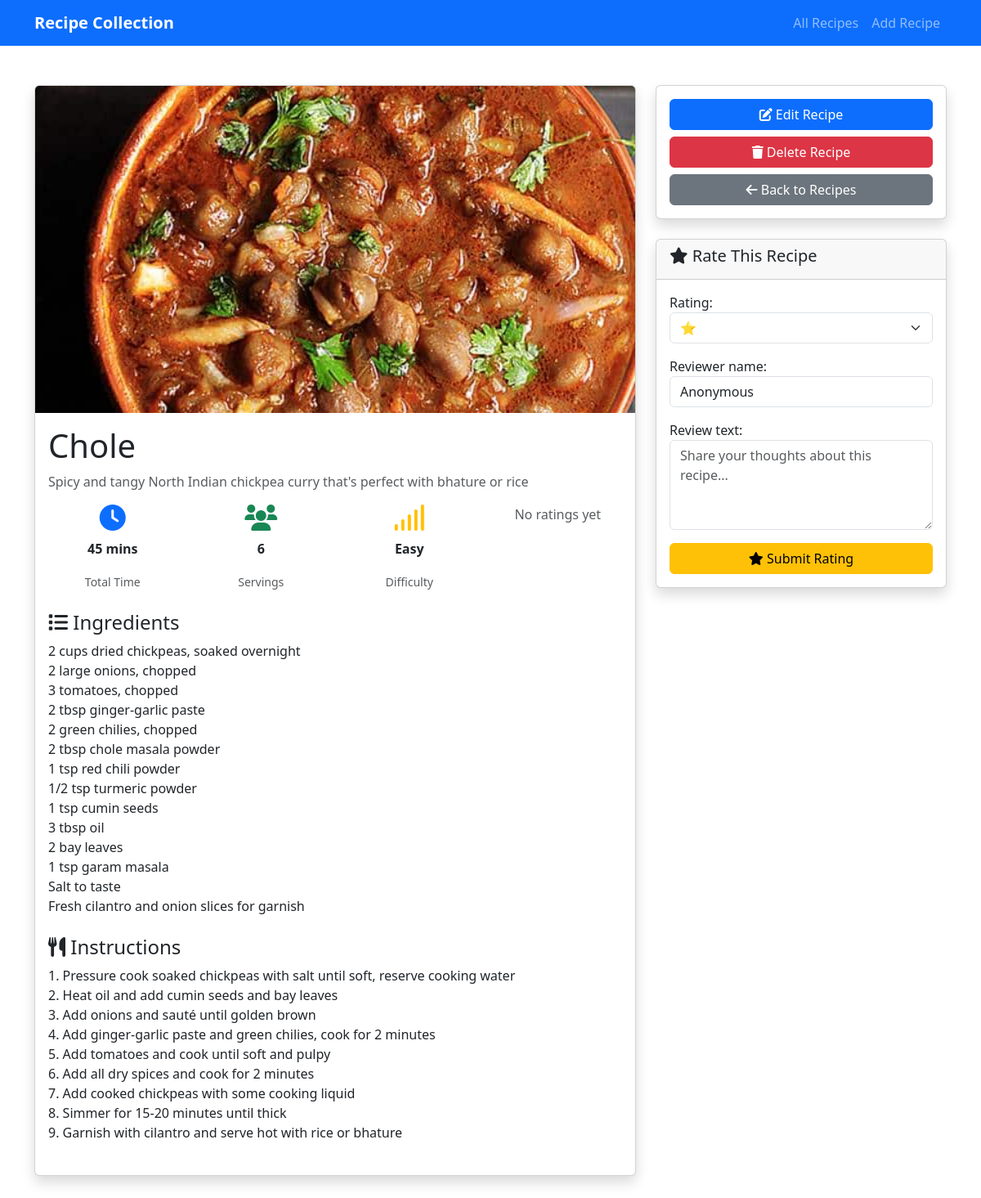
/recipe/9/, run on an earlier commit of the app's database.
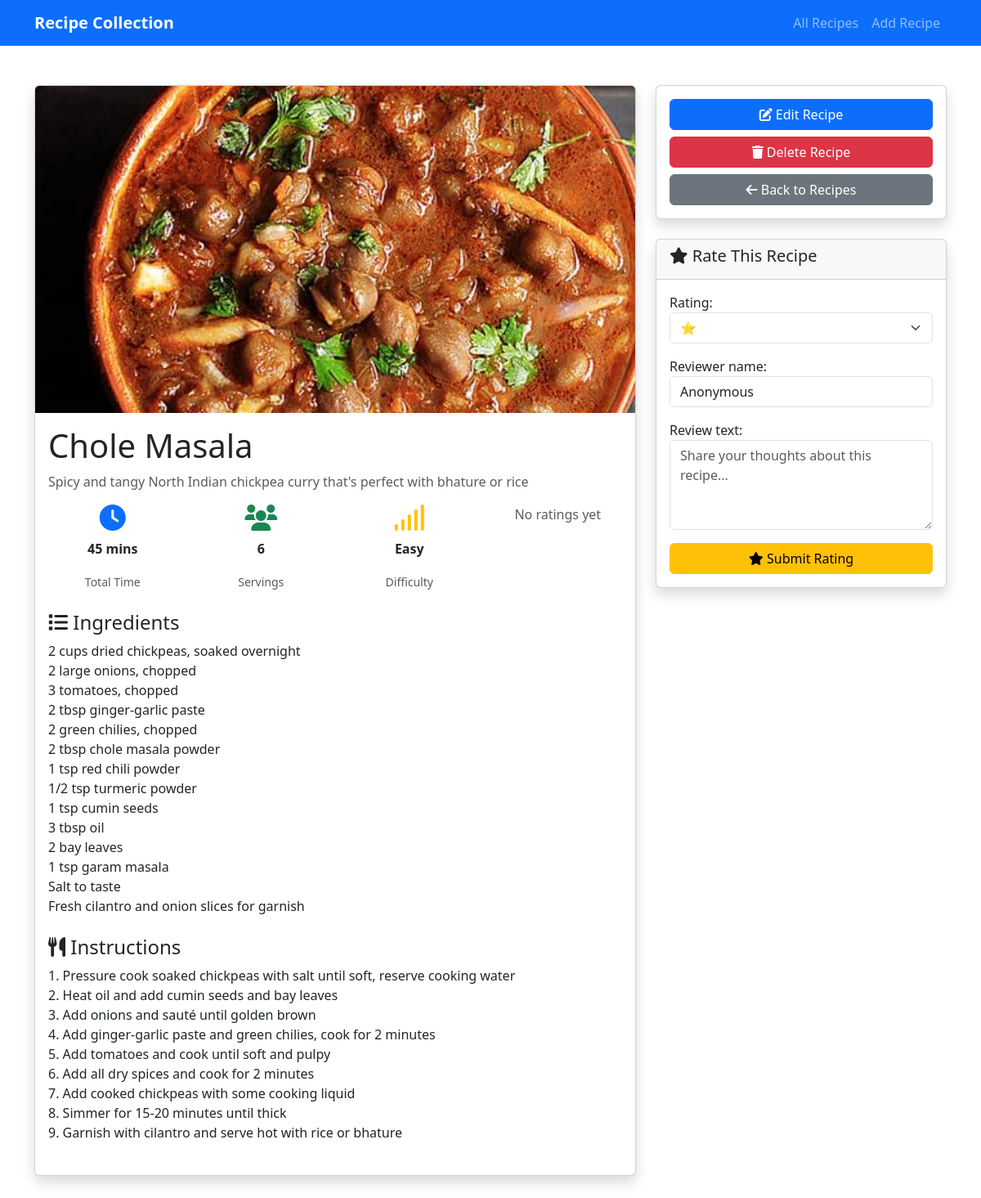
And on a later commit of the database.
### recipes/models.py (models this page shows, shortened)
class Recipe(models.Model):
    DIFFICULTY_CHOICES = [
        ('easy', 'Easy'),
        ('medium', 'Medium'),
        ('hard', 'Hard'),
    ]
    title = models.CharField(max_length=200)
    description = models.TextField()
    ingredients = models.TextField(help_text="List ingredients, one per line")
    instructions = models.TextField(help_text="Step-by-step cooking instructions")
    image = models.ImageField(upload_to='recipe_images/', blank=True, null=True)
    category = models.ForeignKey(Category, on_delete=models.SET_NULL, null=True, blank=True)
    prep_time = models.PositiveIntegerField(help_text="Preparation time in minutes")
    cook_time = models.PositiveIntegerField(help_text="Cooking time in minutes")
    servings = models.PositiveIntegerField(default=1)
    difficulty_level = models.CharField(max_length=10, choices=DIFFICULTY_CHOICES, default='easy')
    created_at = models.DateTimeField(auto_now_add=True)
    updated_at = models.DateTimeField(auto_now=True)
    class Meta:
        ordering = ['-created_at']  # Show newest recipes first
    @property
    def total_time(self):
        return self.prep_time + self.cook_time
    @property
    def average_rating(self):
        ratings = self.rating_set.all()
        if ratings:
            return round(sum([rating.rating for rating in ratings]) / len(ratings), 1)
        return 0

### recipes/views.py (the view)
# urls.py: path('recipe/<int:pk>/', views.RecipeDetailView.as_view(), name='recipe_detail'),
class RecipeDetailView(ListView):
    template_name = 'recipes/recipe_detail.html'
    context_object_name = 'ratings'
    paginate_by = 10
    def get_queryset(self):
        recipe = get_object_or_404(Recipe, pk=self.kwargs['pk'])
        return Rating.objects.filter(recipe=recipe)
    def get_context_data(self, **kwargs):
        context = super().get_context_data(**kwargs)
        recipe = get_object_or_404(Recipe, pk=self.kwargs['pk'])
        context['recipe'] = recipe
        context['rating_form'] = RatingForm()
        return context

### recipes/forms.py
class RatingForm(forms.ModelForm):
    class Meta:
        model = Rating
        fields = ['rating', 'review_text', 'reviewer_name']
        widgets = {
            'rating': forms.Select(choices=[(i, '⭐' * i) for i in range(1, 6)], attrs={
                'class': 'form-select'
            }),
            'review_text': forms.Textarea(attrs={
                'class': 'form-control',
                'rows': 4,
                'placeholder': 'Share your thoughts about this recipe...'
            }),
            'reviewer_name': forms.TextInput(attrs={
                'class': 'form-control',
                'placeholder': 'Your name (optional)'
            })
        }

### templates/recipes/recipe_detail.html (shortened to what this page needs)
{% extends 'base.html' %}
{% block content %}
<div class="container my-5">
    <div class="row">
        <div class="col-lg-8">
            <div class="card shadow">
                {% if recipe.image %}
                    <img src="{{ recipe.image.url }}" class="card-img-top" style="height: 400px; object-fit: cover;" alt="{{ recipe.title }}">
                {% endif %}
                <div class="card-body">
                    <h1 class="card-title">{{ recipe.title }}</h1>
                    <p class="text-muted">{{ recipe.description }}</p>
                    <div class="row mb-4">
                        <div class="col-md-3 text-center">
                            <i class="fas fa-clock text-primary fa-2x"></i>
                            <p class="mt-2"><strong>{{ recipe.total_time }} mins</strong></p>
                            <small class="text-muted">Total Time</small>
                        </div>
                        <div class="col-md-3 text-center">
                            <i class="fas fa-users text-success fa-2x"></i>
                            <p class="mt-2"><strong>{{ recipe.servings }}</strong></p>
                            <small class="text-muted">Servings</small>
                        </div>
                        <div class="col-md-3 text-center">
                            <i class="fas fa-signal text-warning fa-2x"></i>
                            <p class="mt-2"><strong>{{ recipe.get_difficulty_level_display }}</strong></p>
                            <small class="text-muted">Difficulty</small>
                        </div>
                        <div class="col-md-3 text-center">
                            {% if recipe.average_rating %}
                                <div class="h4">{{ recipe.average_rating }}⭐</div>
                                <small class="text-muted">Rating</small>
                            {% else %}
                                <p class="text-muted">No ratings yet</p>
                            {% endif %}
                        </div>
                    </div>
                    <h4><i class="fas fa-list"></i> Ingredients</h4>
                    <div class="mb-4">
                        {{ recipe.ingredients|linebreaksbr }}
                    </div>
                    <h4><i class="fas fa-utensils"></i> Instructions</h4>
                    <div class="mb-4">
                        {{ recipe.instructions|linebreaksbr }}
                    </div>
                </div>
            </div>
        </div>
        <div class="col-lg-4">
            <div class="card shadow">
                <div class="card-body">
                    <div class="d-grid gap-2">
                        <a href="{% url 'recipe_update' recipe.pk %}" class="btn btn-primary">
                            <i class="fas fa-edit"></i> Edit Recipe
                        </a>
                        <a href="{% url 'recipe_delete' recipe.pk %}" class="btn btn-danger">
                            <i class="fas fa-trash"></i> Delete Recipe
                        </a>
                        <a href="{% url 'recipe_list' %}" class="btn btn-secondary">
                            <i class="fas fa-arrow-left"></i> Back to Recipes
                        </a>
                    </div>
                </div>
            </div>
            <div class="card shadow mt-4">
                <div class="card-header">
                    <h5><i class="fas fa-star"></i> Rate This Recipe</h5>
                </div>
                <div class="card-body">
                    <form method="post" action="{% url 'add_rating' recipe.pk %}">
                        <div class="mb-3">
                            {{ rating_form.rating.label_tag }}
                            {{ rating_form.rating }}
                        </div>
                        <div class="mb-3">
                            {{ rating_form.reviewer_name.label_tag }}
                            {{ rating_form.reviewer_name }}
                        </div>
                        <div class="mb-3">
                            {{ rating_form.review_text.label_tag }}
                            {{ rating_form.review_text }}
                        </div>
                        <button type="submit" class="btn btn-warning w-100">
                            <i class="fas fa-star"></i> Submit Rating
                        </button>
                    </form>
                </div>
            </div>
        </div>
    </div>
</div>
{% endblock %}

### templates/base.html (shortened to what this page needs)
<!DOCTYPE html>
<html lang="en">
<head>
    <link href="https://cdn.jsdelivr.net/npm/bootstrap@5.3.2/dist/css/bootstrap.min.css" rel="stylesheet">
    <link rel="stylesheet" href="https://cdnjs.cloudflare.com/ajax/libs/font-awesome/6.0.0/css/all.min.css">
</head>
<body>
    <nav class="navbar navbar-expand-lg navbar-dark bg-primary sticky-top">
        <div class="container">
            <a class="navbar-brand fw-bold" href="{% url 'recipe_list' %}">
                 Recipe Collection
            </a>
            <div class="navbar-nav ms-auto">
                <a class="nav-link" href="{% url 'recipe_list' %}">All Recipes</a>
                <a class="nav-link" href="{% url 'recipe_create' %}">Add Recipe</a>
            </div>
        </div>
    </nav>
    <main>
        {% block content %}
        {% endblock %}
    </main>
</body>
</html>

What changed in the data, as far as the page shows it:
changed Recipe "Spicy and tangy North Indian chickpea curry that's perfect with bhature or rice": title "Chole" → "Chole Masala"
